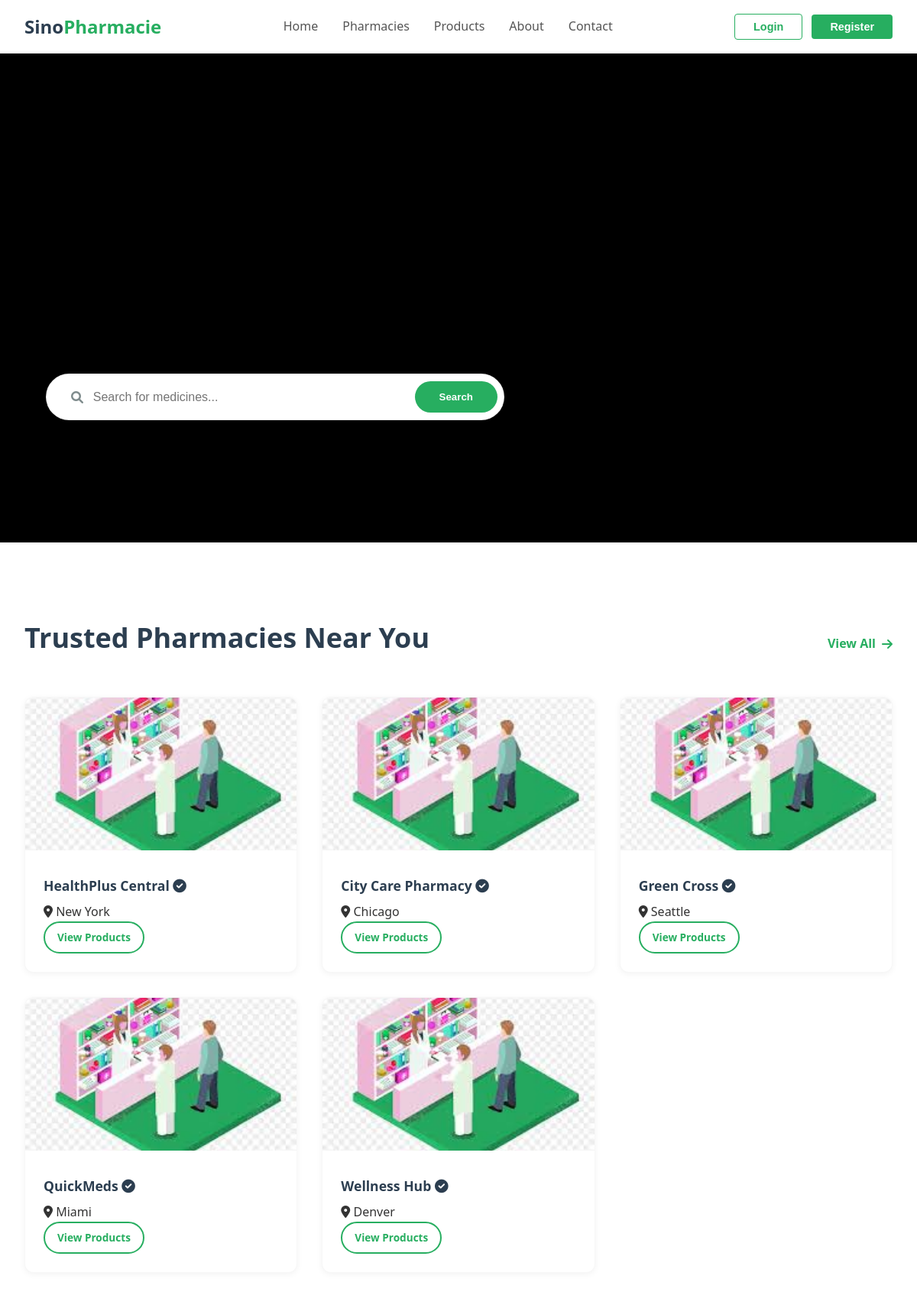
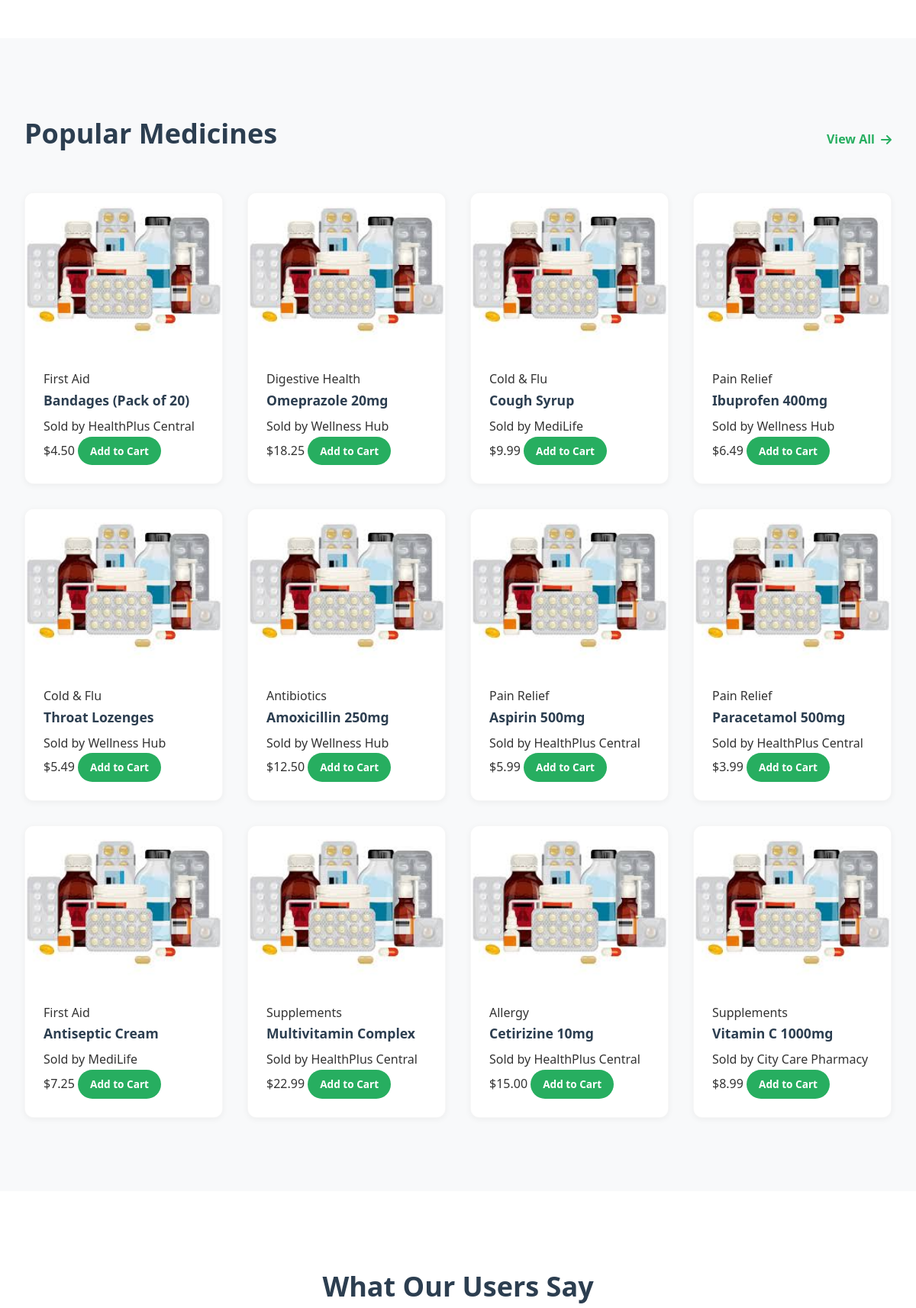
The page / (upper part) on the database its author committed (2 pictures, top to bottom).
### core/models.py (models this page shows, shortened)
class Pharmacy(models.Model):
    name = models.CharField(max_length=255)
    address = models.TextField()
    city = models.CharField(max_length=100)
    latitude = models.FloatField(help_text="Latitude coordinate")
    longitude = models.FloatField(help_text="Longitude coordinate")
    is_verified = models.BooleanField(default=False)
    image = models.ImageField(upload_to='pharmacies/', blank=True, null=True)
    class Meta:
        verbose_name_plural = "Pharmacies"

class Product(models.Model):
    pharmacy = models.ForeignKey(Pharmacy, on_delete=models.CASCADE, related_name='products')
    name = models.CharField(max_length=255)
    description = models.TextField()
    category = models.CharField(max_length=100)
    price = models.DecimalField(max_digits=10, decimal_places=2)
    stock_quantity = models.PositiveIntegerField(default=0)
    image = models.ImageField(upload_to='products/', blank=True, null=True)
    is_available = models.BooleanField(default=True)

### core/views.py (the view)
# urls.py: 2. Add a URL to urlpatterns:  path('', views.home, name='home')
def home(request):
    query = request.GET.get('q')
    pharmacies = Pharmacy.objects.filter(is_verified=True)
    products = Product.objects.filter(is_available=True, stock_quantity__gt=0)
    if query:
        pharmacies = pharmacies.filter(name__icontains=query)
        products = products.filter(
            Q(name__icontains=query) |
            Q(category__icontains=query) |
            Q(description__icontains=query)
        )
    else:
        pharmacies = pharmacies[:8]
        products = products.order_by('?')[:12] # Randomize featured products slightly
    context = {
        'pharmacies': pharmacies,
        'products': products,
        'search_query': query,
    }
    context = {
        'pharmacies': pharmacies,
        'products': products,
        'search_query': query,
    }
    return render(request, 'core/home.html', context)

### core/templates/core/home.html (shortened to what this page needs)
{% extends 'base.html' %}
{% load static %}
{% block extra_css %}
<link rel="stylesheet" href="{% static 'core/css/home.css' %}">
{% endblock %}
{% block content %}
<section class="hero">
    <iframe src='https://my.spline.design/reactiveorb-7RyPtJt3ln8P9Nfae0qKswwN/' frameborder='0' width='100%' height='100%'></iframe>
    <div class="hero-overlay">
        <form action="{% url 'home' %}" method="get" class="search-bar">
            <div class="search-input-wrapper">
                <i class="fas fa-search"></i>
                <input type="text" name="q" placeholder="Search for medicines..." value="{{ search_query|default:'' }}">
            </div>
            <button type="submit">Search</button>
        </form>
    </div>
</section>
<section id="pharmacies" class="section-container">
    <div class="section-header">
        <h2>Trusted Pharmacies Near You</h2>
        <a href="#" class="view-all">View All <i class="fas fa-arrow-right"></i></a>
    </div>
    {% if pharmacies %}
        <div class="grid pharmacies-grid">
            {% for pharmacy in pharmacies %}
            <div class="card pharmacy-card">
                {% if pharmacy.image %}
                    <img src="{{ pharmacy.image.url }}" alt="{{ pharmacy.name }}" class="card-img">
                {% else %}
                    <div class="card-img-placeholder"><i class="fas fa-clinic-medical"></i></div>
                {% endif %}
                <div class="card-body">
                    <h3>
                        {{ pharmacy.name }}
                        {% if pharmacy.is_verified %}
                            <span class="verified-badge" title="Verified"><i class="fas fa-check-circle"></i></span>
                        {% endif %}
                    </h3>
                    <p class="location"><i class="fas fa-map-marker-alt"></i> {{ pharmacy.city }}</p>
                    <a href="#" class="btn btn-outline btn-sm">View Products</a>
                </div>
            </div>
            {% endfor %}
        </div>
    {% else %}
        <p class="no-results">No pharmacies found. Try adjusting your search.</p>
    {% endif %}
</section>
<section id="products" class="section-container bg-light">
    <div class="section-header">
        <h2>Popular Medicines</h2>
        <a href="#" class="view-all">View All <i class="fas fa-arrow-right"></i></a>
    </div>
    {% if products %}
        <div class="grid products-grid">
            {% for product in products %}
            <div class="card product-card">
                <div class="card-img-wrapper">
                    {% if product.image %}
                        <img src="{{ product.image.url }}" alt="{{ product.name }}" class="card-img">
                    {% else %}
                        <div class="card-img-placeholder product-placeholder"><i class="fas fa-pills"></i></div>
                    {% endif %}
                </div>
                <div class="card-body">
                    <span class="category">{{ product.category }}</span>
                    <h3>{{ product.name }}</h3>
                    <p class="pharmacy-name">Sold by {{ product.pharmacy.name }}</p>
                    <div class="price-row">
                        <span class="price">${{ product.price }}</span>
                        <a href="#" class="btn btn-primary btn-sm {% if product.stock_quantity == 0 %}disabled{% endif %}">Add to Cart</a>
                    </div>
                </div>
            </div>
            {% endfor %}
        </div>
    {% else %}
        <p class="no-results">No medicines found matching criteria.</p>
    {% endif %}
</section>
<section class="testimonials section-container">
    <div class="section-header center-header">
        <h2>What Our Users Say</h2>
    </div>
</section>
{% endblock %}

### core/static/core/css/home.css (style rules this page uses)
:root { --primary-color: #27ae60; --primary-dark: #219150; --secondary-color: #3498db; --text-dark: #2c3e50; --text-light: #7f8c8d; --bg-light: #f8f9fa; --white: #ffffff; --shadow-sm: 0 2px 8px rgba(0,0,0,0.05); --shadow-md: 0 4px 12px rgba(0,0,0,0.08); --shadow-lg: 0 8px 24px rgba(0,0,0,0.12); --radius-sm: 8px; --radius-md: 12px; --radius-lg: 20px; --radius-full: 50px; }
body { background-color: var(--white); }
h1, h2, h3, h4 { color: var(--text-dark); }
.section-container { max-width: 1200px; margin: 0 auto; padding: 6rem 2rem; }
.bg-light { background-color: var(--bg-light); }
.hero { height: 80vh; padding: 0; position: relative; overflow: hidden; background: #000000; }
.hero::before { display: none; }
.hero iframe { display: block; width: 100%; height: 100%; border: none; }
.hero-overlay { position: absolute; bottom: 25%; left: 30%; top: auto; transform: translateX(-50%); width: 90%; max-width: 600px; text-align: center; pointer-events: none; z-index: 10; }
.hero-overlay .search-bar { pointer-events: auto; box-shadow: 0 8px 32px rgba(0,0,0,0.1); }
.search-bar { background: var(--white); padding: 0.5rem; border-radius: var(--radius-full); box-shadow: var(--shadow-md); display: flex; align-items: center; border: 1px solid rgba(0,0,0,0.05); transition: box-shadow 0.3s, transform 0.3s; }
.search-input-wrapper { flex: 1; display: flex; align-items: center; padding-left: 1.5rem; color: var(--text-light); }
.search-input-wrapper input { width: 100%; border: none; outline: none; font-size: 1rem; padding: 0.8rem; color: var(--text-dark); }
.search-bar button { background: var(--primary-color); color: var(--white); border: none; padding: 0.8rem 2rem; border-radius: var(--radius-full); font-weight: 600; cursor: pointer; transition: background 0.3s; }
.section-header { display: flex; justify-content: space-between; align-items: baseline; margin-bottom: 3rem; }
.center-header { justify-content: center; text-align: center; }
.section-header h2 { font-size: 2.25rem; font-weight: 700; }
.view-all { color: var(--primary-color); font-weight: 600; display: flex; align-items: center; gap: 0.5rem; transition: gap 0.3s; }
.grid { display: grid; gap: 2rem; }
.pharmacies-grid { grid-template-columns: repeat(auto-fill, minmax(300px, 1fr)); }
.products-grid { grid-template-columns: repeat(auto-fill, minmax(220px, 1fr)); }
.card { background: var(--white); border-radius: var(--radius-md); overflow: hidden; box-shadow: var(--shadow-sm); border: 1px solid rgba(0,0,0,0.03); transition: transform 0.3s, box-shadow 0.3s; }
.card-img-placeholder, .card-img { height: 200px; width: 100%; object-fit: cover; }
.card-body { padding: 1.5rem; }
.card h3 { font-size: 1.1rem; font-weight: 700; margin-bottom: 0.5rem; }
.btn { display: inline-block; padding: 0.8rem 1.5rem; border-radius: var(--radius-full); text-align: center; transition: all 0.3s; font-weight: 600; font-size: 0.95rem; }
.btn-primary { background: var(--primary-color); color: var(--white); border: none; }
.btn-outline { border: 2px solid var(--primary-color); color: var(--primary-color); background: transparent; }
.btn-sm { padding: 0.5rem 1rem; font-size: 0.85rem; }

### templates/base.html (style rules this page uses)
* { box-sizing: border-box; margin: 0; padding: 0; }
body { font-family: 'Segoe UI', Tahoma, Geneva, Verdana, sans-serif; line-height: 1.6; color: #333; background-color: #f9f9f9; }
a { text-decoration: none; color: inherit; }

### rows shown on the page
Pharmacy: image (picture), name "HealthPlus Central", is_verified True (drawn), city "New York"
Pharmacy: image (picture), name "City Care Pharmacy", is_verified True (drawn), city "Chicago"
Pharmacy: image (picture), name "Green Cross", is_verified True (drawn), city "Seattle"
Pharmacy: image (picture), name "QuickMeds", is_verified True (drawn), city "Miami"
Pharmacy: image (picture), name "Wellness Hub", is_verified True (drawn), city "Denver"
Product: image (picture), category "First Aid", name "Bandages (Pack of 20)", pharmacy.name "HealthPlus Central", price "4.50"
Product: image (picture), category "Digestive Health", name "Omeprazole 20mg", pharmacy.name "Wellness Hub", price "18.25"
Product: image (picture), category "Cold & Flu", name "Cough Syrup", pharmacy.name "MediLife", price "9.99"
Product: image (picture), category "Pain Relief", name "Ibuprofen 400mg", pharmacy.name "Wellness Hub", price "6.49"
Product: image (picture), category "Cold & Flu", name "Throat Lozenges", pharmacy.name "Wellness Hub", price "5.49"
Product: image (picture), category "Antibiotics", name "Amoxicillin 250mg", pharmacy.name "Wellness Hub", price "12.50"
Product: image (picture), category "Pain Relief", name "Aspirin 500mg", pharmacy.name "HealthPlus Central", price "5.99"
Product: image (picture), category "Pain Relief", name "Paracetamol 500mg", pharmacy.name "HealthPlus Central", price "3.99"
Product: image (picture), category "First Aid", name "Antiseptic Cream", pharmacy.name "MediLife", price "7.25"
Product: image (picture), category "Supplements", name "Multivitamin Complex", pharmacy.name "HealthPlus Central", price "22.99"
Product: image (picture), category "Allergy", name "Cetirizine 10mg", pharmacy.name "HealthPlus Central", price "15.00"
Product: image (picture), category "Supplements", name "Vitamin C 1000mg", pharmacy.name "City Care Pharmacy", price "8.99"
